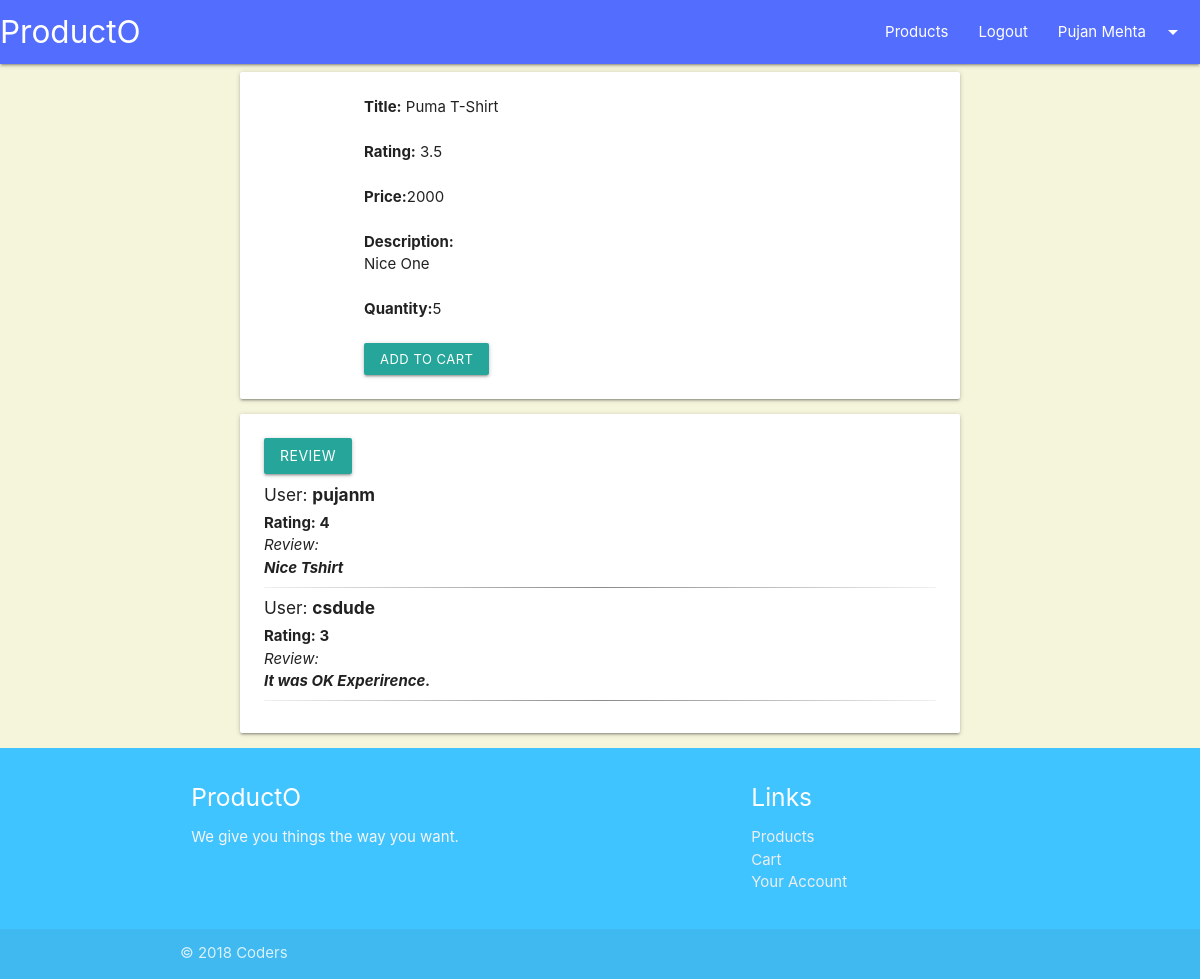
/products/productsList/1/ (signed in), run on the app's committed database.
### app/models.py (models this page shows, shortened)
class Profile(models.Model):
    user = models.ForeignKey(User, on_delete=models.CASCADE)
    address = models.CharField(max_length=250, null=True, blank=True)
    email = models.EmailField(null=True)
    fname = models.CharField(max_length=50)
    lname = models.CharField(max_length=50)

class Product(models.Model):
    title = models.CharField(max_length=50)
    category = models.CharField(max_length=100, choices=categories, default="Goods")
    description = models.CharField(max_length=1000, blank=False)
    price = models.IntegerField()
    quantity = models.IntegerField(null=True)
    image = models.FileField(upload_to="./static/images/",null=True, blank=True)

class Review(models.Model):
    product = models.ForeignKey("app.Product", related_name="reviews", on_delete=models.CASCADE)
    user = models.ForeignKey(User, on_delete=models.CASCADE, unique=False)
    rating = models.IntegerField()
    review = models.CharField(max_length=250)
    date_created = models.DateTimeField(default=timezone.now)
    class Meta():
        ordering = ['-date_created']

### app/views.py (the view)
# urls.py: path('productsList/<id>/', productDetail, name="productDetail"),
def productDetail(request, id):
    p = Product.objects.all().filter(id=id)
    if request.user.is_authenticated:
        profile = Profile.objects.all().filter(user=request.user)
        reviews = Review.objects.all().filter(product=p[0])
        avg_ratings = []
        for i in p:
            r = Review.objects.all().filter(product=i)
            if len(r) == 0:
                avg_ratings.append(0)
            else:
                count = 0
                total_rating = 0
                for j in r:
                    count += 1
                    total_rating += j.rating
                print(total_rating)
                print(count)
                avg_ratings.append(total_rating / count)
        context = {
            'product': p,
            'p': profile[0],
            'reviews': reviews,
            'avg_ratings': avg_ratings[0]
        }
        if request.POST and not request.POST.get("review"):
            cart = Cart.objects.create(product=p[0], user=request.user)
            cart.save()
            return redirect("cart")
        if request.POST and request.POST.get("review"):
            r = Review.objects.all().filter(product=p[0], user=request.user)
            if len(r) == 0:
                review = request.POST.get("review")
                rating = request.POST.get("rating")
                r = Review.objects.create(
                    product=p[0],
                    user=request.user,
                    rating=rating,
                    review=review
                )
                r.save()
                return render(request, 'productDetail.html', context)
        else:
            return render(request, 'productDetail.html', context)
    return render(request, 'productDetail.html', context)

### app/templates/productDetail.html (shortened to what this page needs)
<!DOCTYPE html>
<html lang="en">
<head>
</head>
{% extends 'base.html' %}
{% block products %}
  <div class="animated slideInLeft">
    <div class="content" style="width: 60%">
      <div class="col s12 m7">
       <div class="card horizontal">
         <div class="card-image">
         </div>
         <div class="card-stacked">
           <div class="card-content">
             {% for product in product %}
             <p><b>Title:</b> {{ product.title }}</p><br>
             <p><b>Rating:</b> {{ avg_ratings }}</p><br>
             <p><b>Price:</b>{{ product.price }}</p><br>
             <p><b>Description:</b> <br>{{ product.description }}</p><br>
             <p><b>Quantity:</b>{{ product.quantity }}</p><br>
             {% endfor %}
             <form method="post" id="create_customer" accept-charset="UTF-8">
               <p>
                 <input value="Add To Cart" class="btn-small z-depth-1" type="submit">
               </p>
            </form>
           </div>
         </div>
       </div>
     </div>
    </div>
  </div>
  <div class="animated slideInRight">
    <div class="content" style="width: 60%">
      <div class="col s12 m7">
       <div class="card horizontal">
         <div class="card-stacked">
           <div class="card-content">
             <button class="waves-effect waves-light btn modal-trigger" data-target="modal1">Review</button>
             {% for r in reviews%}
              <h6>User: <b>{{ r.user.username }}</b></h6>
              <b>Rating: {{ r.rating }}</b> <br>
              <i>Review: <b><p>{{ r.review }}</p></b> </i>
              <hr class="style15">
             {% endfor %}
           </div>
         </div>
       </div>
     </div>
    </div>
  </div>
{% endblock %}

### app/templates/base.html (shortened to what this page needs)
 {% load staticfiles %}
 <!DOCTYPE html>
 <html lang="en" dir="ltr">
  <head>
    <link rel="stylesheet/less" type="text/css" href="styles.less" />
    <link rel="stylesheet/less" href="/static/css/index.less">
    <link rel="stylesheet" href="https://cdnjs.cloudflare.com/ajax/libs/animate.css/3.7.0/animate.min.css">
    <link rel="stylesheet" href="https://cdnjs.cloudflare.com/ajax/libs/materialize/1.0.0-beta/css/materialize.min.css">
  </head>
  <body style="background: #F5F5DC; ">
    <nav>
      <div class="nav-wrapper" style="background: #536dfe">
        <a href="/" class="brand-logo">ProductO</a>
        <ul id="nav-mobile" class="right hide-on-med-and-down">
          <li><a href="/products/productsList">Products</a></li>
          {% if user.is_authenticated %}
            <li><a href="/logout">Logout</a></li>
            <li><a class="dropdown-trigger" data-target="dropdown">{{ p.fname }} {{ p.lname }}<i class="material-icons right">arrow_drop_down</i></a></li>
          {% else %}
            <li><a href="/login">Login</a></li>
            <li><a href="/signup">Signup</a></li>
          {% endif %}
        </ul>
      </div>
    </nav>
    <main>
      {% block products %}{% endblock %}
    </main>
    <footer class="page-footer" style="background: #40c4ff;">
      <div class="container">
        <div class="row">
          <div class="col l6 s12">
            <h5 class="white-text">ProductO</h5>
            <p class="grey-text text-lighten-4">We give you things the way you want.</p>
          </div>
          <div class="col l4 offset-l2 s12">
            <h5 class="white-text">Links</h5>
            <ul>
              <li><a class="grey-text text-lighten-3" href="/products/productsList">Products</a></li>
              <li><a class="grey-text text-lighten-3" href="/cart">Cart</a></li>
              <li><a class="grey-text text-lighten-3" href="#">Your Account</a></li>
            </ul>
          </div>
        </div>
      </div>
      <div class="footer-copyright">
        <div class="container">
          © 2018 Coders
        </div>
      </div>
    </footer>
  </body>
</html>

### app/templates/productDetail.html (style rules this page uses)
.content { width: 30%; margin: 0 auto; }
hr.style15 { border: 0; height: 1px; background-image: -webkit-linear-gradient(left, #f0f0f0, #8c8b8b, #f0f0f0); background-image: -moz-linear-gradient(left, #f0f0f0, #8c8b8b, #f0f0f0); background-image: -ms-linear-gradient(left, #f0f0f0, #8c8b8b, #f0f0f0); background-image: -o-linear-gradient(left, #f0f0f0, #8c8b8b, #f0f0f0); }

### app/templates/base.html (style rules this page uses)
body { display: flex; min-height: 100vh; flex-direction: column; }
main { flex: 1 0 auto; }

### data on the page
Profile: fname "Pujan", lname "Mehta"
Product: title "Puma T-Shirt", avg_ratings "3.5", price "2000", description "Nice One", quantity "5"
Review: user.username "pujanm", rating "4", review "Nice Tshirt"
Review: user.username "csdude", rating "3", review "It was OK Experirence."
